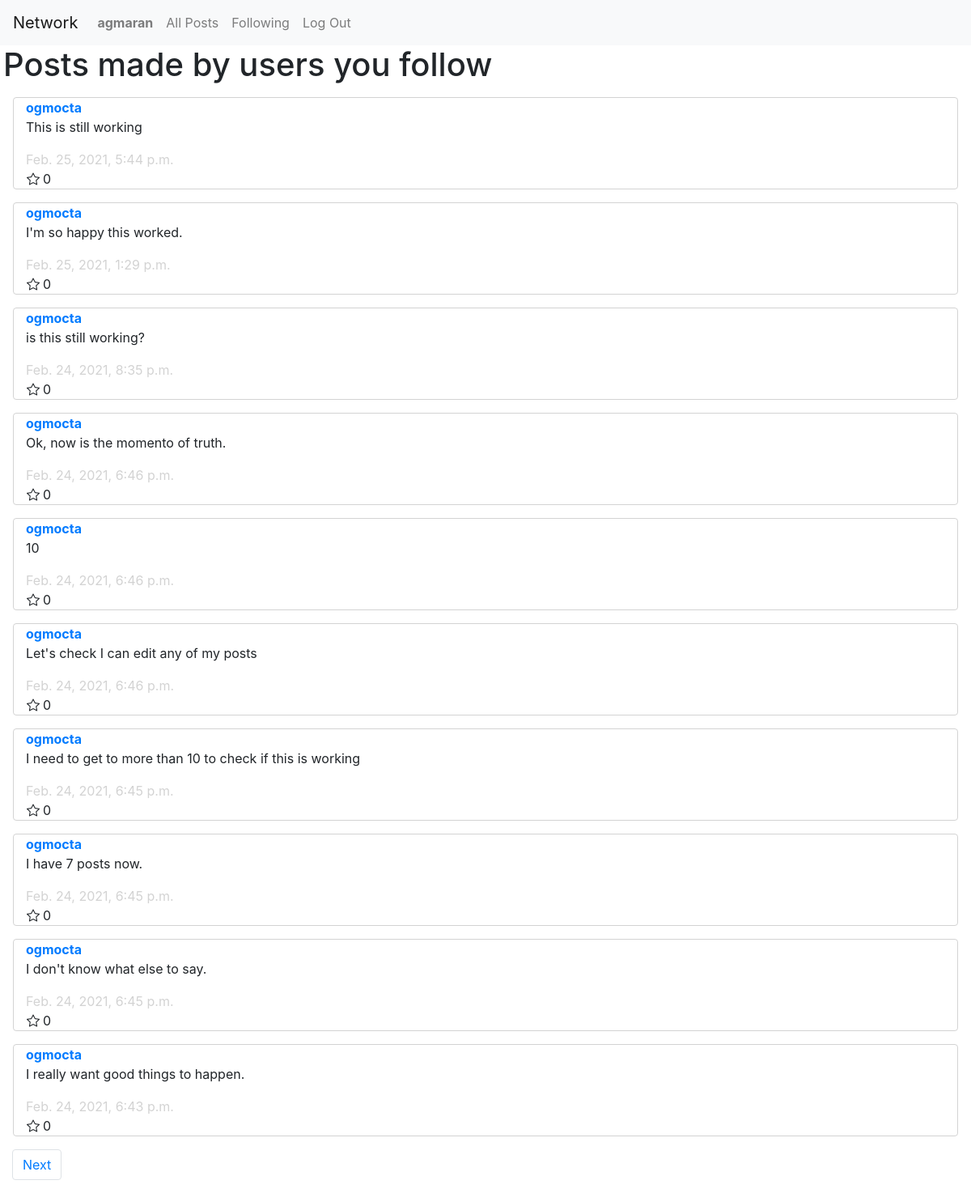
Screenshot of /1/following (signed in) with the database file from the repository.
### network/models.py (models this page shows, shortened)
class User(AbstractUser):
    pass

class Post(models.Model):
    poster = models.ForeignKey(
        User, on_delete=models.CASCADE, related_name="my_posts")
    content = models.TextField()
    timestamp = models.DateTimeField(auto_now_add=True)
    likes = models.PositiveBigIntegerField(default=0)

### network/views.py (the view)
# urls.py: path("<int:page_num>/following", views.following, name="following"),
def following(request, page_num):
    follows = Follow.objects.filter(follower=request.user)
    message = ''
    if not follows:
        message = "You don't follow any users."
    following = []
    for follow in follows:
        following.append(follow.following)
    posts = Post.objects.filter(poster__in=following)
    posts = posts.order_by("-timestamp").all()
    post_paginator = Paginator(posts, 10)
    page = post_paginator.get_page(page_num)
    if not posts and follows:
        message = "The users that you follow have not made any posts yet."
    return render(request, "network/following.html", {
        "page": page,
        "message": message
    })

### network/templates/network/following.html (shortened to what this page needs)
{% extends "network/layout.html" %}
{% load static %}
{% block body %}
<h1 class="ml-1">Posts made by users you follow</h1>
<div id="my-posts">
    {% for post in page.object_list %}
    <div class="container col-12">
        <a class="username" href="{% url 'profile' 1 post.poster %}"><strong>{{ post.poster }}</strong></a>
        <p>{{post.content}}</p>
        <div class="timestamp">{{post.timestamp}}</div>
        <div class="row">
            <i class="bi bi-star ml-3 mr-1"></i>
            <div>{{post.likes}}</div>
        </div>
    </div>
    {% endfor %}
    <nav aria-label="Page navigation example" class="col-12">
        <ul class="pagination">
            {% if page.has_next %}
            <li class="page-item"><a class="page-link" href="{% url 'following' page.next_page_number %}">Next</a></li>
            {% endif %}
        </ul>
    </nav>
</div>
{% endblock %}

### network/templates/network/layout.html (shortened to what this page needs)
{% load static %}
<!DOCTYPE html>
<html lang="en">
<head>
    <link rel="stylesheet" href="https://stackpath.bootstrapcdn.com/bootstrap/4.4.1/css/bootstrap.min.css"
>
    <link rel="stylesheet" href="https://cdn.jsdelivr.net/npm/bootstrap-icons@1.4.0/font/bootstrap-icons.css">
    <link href="{% static 'network/styles.css' %}" rel="stylesheet">
</head>
<body>
    <nav class="navbar navbar-expand-lg navbar-light bg-light">
        <a class="navbar-brand" href="#">Network</a>
        <div>
            <ul class="navbar-nav mr-auto">
                {% if user.is_authenticated %}
                <li class="nav-item"><a class="nav-link" href="{% url 'profile' 1 user.username %}"><strong>{{ user.username }}</strong></a>
                </li>
                {% endif %}
                <li class="nav-item">
                    <a class="nav-link" href="{% url 'index' %}">All Posts</a>
                </li>
                {% if user.is_authenticated %}
                <li class="nav-item">
                    <a class="nav-link" href="{% url 'following' 1 %}">Following</a>
                </li>
                <li class="nav-item">
                    <a class="nav-link" href="{% url 'logout' %}">Log Out</a>
                </li>
                {% endif %}
            </ul>
        </div>
    </nav>
    <div class="body">
        {% block body %}
        {% endblock %}
    </div>
</body>
</html>

### network/static/network/styles.css (style rules this page uses)
.container { border: 0.1rem; border-color: lightgray; border-style: solid; margin: 1rem; width: auto; border-radius: 4px; }
.timestamp { color: lightgray; }
.username { cursor: pointer; }
.page-link { cursor: pointer; }

### rows the page displays
User: username "agmaran"
Post: poster "ogmocta", content "This is still working", timestamp "Feb. 25, 2021, 5:44 p.m.", likes "0"
Post: poster "ogmocta", content "I'm so happy this worked.", timestamp "Feb. 25, 2021, 1:29 p.m.", likes "0"
Post: poster "ogmocta", content "is this still working?", timestamp "Feb. 24, 2021, 8:35 p.m.", likes "0"
Post: poster "ogmocta", content "Ok, now is the momento of truth.", timestamp "Feb. 24, 2021, 6:46 p.m.", likes "0"
Post: poster "ogmocta", content "10", timestamp "Feb. 24, 2021, 6:46 p.m.", likes "0"
Post: poster "ogmocta", content "Let's check I can edit any of my posts", timestamp "Feb. 24, 2021, 6:46 p.m.", likes "0"
Post: poster "ogmocta", content "I need to get to more than 10 to check if this is working", timestamp "Feb. 24, 2021, 6:45 p.m.", likes "0"
Post: poster "ogmocta", content "I have 7 posts now.", timestamp "Feb. 24, 2021, 6:45 p.m.", likes "0"
Post: poster "ogmocta", content "I don't know what else to say.", timestamp "Feb. 24, 2021, 6:45 p.m.", likes "0"
Post: poster "ogmocta", content "I really want good things to happen.", timestamp "Feb. 24, 2021, 6:43 p.m.", likes "0"
